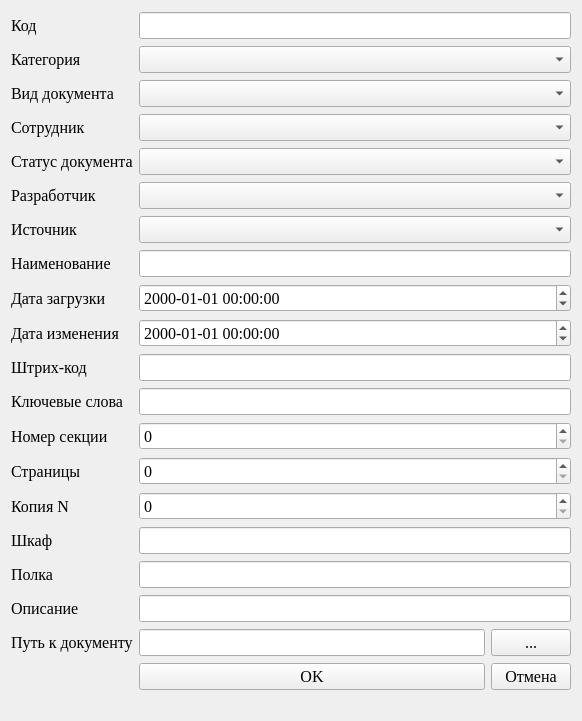
<?xml version="1.0" encoding="UTF-8"?>
<ui version="4.0">
 <class>DocsChangeDialog</class>
 <widget class="QWidget" name="DocsChangeDialog">
  <property name="geometry">
   <rect>
    <x>0</x>
    <y>0</y>
    <width>582</width>
    <height>721</height>
   </rect>
  </property>
  <property name="font">
   <font>
    <family>Times New Roman</family>
    <pointsize>12</pointsize>
   </font>
  </property>
  <property name="windowTitle">
   <string>Изменение документа</string>
  </property>
  <property name="windowIcon">
   <iconset resource="../../../res.qrc">
    <normaloff>:/icons/icon.png</normaloff>:/icons/icon.png</iconset>
  </property>
  <layout class="QGridLayout" name="gridLayout">
   <item row="10" column="2" colspan="2">
    <widget class="QDateTimeEdit" name="date_changeDateTimeEdit">
     <property name="displayFormat">
      <string>yyyy-MM-dd HH:mm:ss</string>
     </property>
    </widget>
   </item>
   <item row="11" column="0">
    <widget class="QLabel" name="label_11">
     <property name="text">
      <string>Штрих-код</string>
     </property>
    </widget>
   </item>
   <item row="12" column="2" colspan="2">
    <widget class="QLineEdit" name="keywordsEdit"/>
   </item>
   <item row="8" column="0">
    <widget class="QLabel" name="label_8">
     <property name="text">
      <string>Наименование</string>
     </property>
    </widget>
   </item>
   <item row="5" column="0">
    <widget class="QLabel" name="label_5">
     <property name="text">
      <string>Статус документа</string>
     </property>
    </widget>
   </item>
   <item row="17" column="0">
    <widget class="QLabel" name="label_18">
     <property name="text">
      <string>Полка</string>
     </property>
    </widget>
   </item>
   <item row="9" column="2" colspan="2">
    <widget class="QDateTimeEdit" name="date_loadingDateTimeEdit">
     <property name="displayFormat">
      <string>yyyy-MM-dd HH:mm:ss</string>
     </property>
    </widget>
   </item>
   <item row="7" column="2" colspan="2">
    <widget class="QComboBox" name="source_codeComboBox"/>
   </item>
   <item row="1" column="0">
    <widget class="QLabel" name="label_2">
     <property name="text">
      <string>Категория</string>
     </property>
    </widget>
   </item>
   <item row="16" column="0">
    <widget class="QLabel" name="label_17">
     <property name="text">
      <string>Шкаф</string>
     </property>
    </widget>
   </item>
   <item row="15" column="2" colspan="2">
    <widget class="QSpinBox" name="copy_nSpinBox"/>
   </item>
   <item row="10" column="0">
    <widget class="QLabel" name="label_10">
     <property name="text">
      <string>Дата изменения</string>
     </property>
    </widget>
   </item>
   <item row="15" column="0">
    <widget class="QLabel" name="label_16">
     <property name="text">
      <string>Копия N</string>
     </property>
    </widget>
   </item>
   <item row="16" column="2" colspan="2">
    <widget class="QLineEdit" name="cupboardEdit"/>
   </item>
   <item row="2" column="2" colspan="2">
    <widget class="QComboBox" name="view_codeComboBox"/>
   </item>
   <item row="5" column="2" colspan="2">
    <widget class="QComboBox" name="status_codeComboBox"/>
   </item>
   <item row="13" column="0">
    <widget class="QLabel" name="label_14">
     <property name="text">
      <string>Номер секции</string>
     </property>
    </widget>
   </item>
   <item row="4" column="2" colspan="2">
    <widget class="QComboBox" name="employee_codeComboBox"/>
   </item>
   <item row="6" column="2" colspan="2">
    <widget class="QComboBox" name="developer_codeComboBox"/>
   </item>
   <item row="14" column="2" colspan="2">
    <widget class="QSpinBox" name="pagesSpinBox"/>
   </item>
   <item row="12" column="0">
    <widget class="QLabel" name="label_13">
     <property name="text">
      <string>Ключевые слова</string>
     </property>
    </widget>
   </item>
   <item row="7" column="0">
    <widget class="QLabel" name="label_7">
     <property name="text">
      <string>Источник</string>
     </property>
    </widget>
   </item>
   <item row="20" column="0">
    <widget class="QLabel" name="label">
     <property name="text">
      <string/>
     </property>
    </widget>
   </item>
   <item row="13" column="2" colspan="2">
    <widget class="QSpinBox" name="section_numberSpinBox"/>
   </item>
   <item row="19" column="2">
    <widget class="QLineEdit" name="pathEdit"/>
   </item>
   <item row="1" column="2" colspan="2">
    <widget class="QComboBox" name="category_codeComboBox"/>
   </item>
   <item row="19" column="3">
    <widget class="QPushButton" name="pushButton">
     <property name="text">
      <string>...</string>
     </property>
    </widget>
   </item>
   <item row="4" column="0">
    <widget class="QLabel" name="label_4">
     <property name="text">
      <string>Сотрудник</string>
     </property>
    </widget>
   </item>
   <item row="14" column="0">
    <widget class="QLabel" name="label_15">
     <property name="text">
      <string>Страницы</string>
     </property>
    </widget>
   </item>
   <item row="18" column="2" colspan="2">
    <widget class="QLineEdit" name="descriptionEdit"/>
   </item>
   <item row="2" column="0">
    <widget class="QLabel" name="label_3">
     <property name="text">
      <string>Вид документа</string>
     </property>
    </widget>
   </item>
   <item row="9" column="0">
    <widget class="QLabel" name="label_9">
     <property name="text">
      <string>Дата загрузки</string>
     </property>
    </widget>
   </item>
   <item row="19" column="0">
    <widget class="QLabel" name="label_20">
     <property name="text">
      <string>Путь к документу</string>
     </property>
    </widget>
   </item>
   <item row="18" column="0">
    <widget class="QLabel" name="label_19">
     <property name="text">
      <string>Описание</string>
     </property>
    </widget>
   </item>
   <item row="6" column="0">
    <widget class="QLabel" name="label_6">
     <property name="text">
      <string>Разработчик</string>
     </property>
    </widget>
   </item>
   <item row="8" column="2" colspan="2">
    <widget class="QLineEdit" name="titleEdit"/>
   </item>
   <item row="17" column="2" colspan="2">
    <widget class="QLineEdit" name="rackEdit"/>
   </item>
   <item row="20" column="3">
    <widget class="QPushButton" name="cancelButton">
     <property name="maximumSize">
      <size>
       <width>16777215</width>
       <height>16777215</height>
      </size>
     </property>
     <property name="text">
      <string>Отмена</string>
     </property>
    </widget>
   </item>
   <item row="0" column="0">
    <widget class="QLabel" name="label_21">
     <property name="text">
      <string>Код</string>
     </property>
    </widget>
   </item>
   <item row="0" column="2" colspan="2">
    <widget class="QLineEdit" name="codeEdit"/>
   </item>
   <item row="11" column="2" colspan="2">
    <widget class="QLineEdit" name="barcodeEdit"/>
   </item>
   <item row="20" column="2">
    <widget class="QPushButton" name="okButton">
     <property name="text">
      <string>OK</string>
     </property>
    </widget>
   </item>
  </layout>
 </widget>
 <resources>
  <include location="../../../res.qrc"/>
 </resources>
 <connections/>
</ui>
